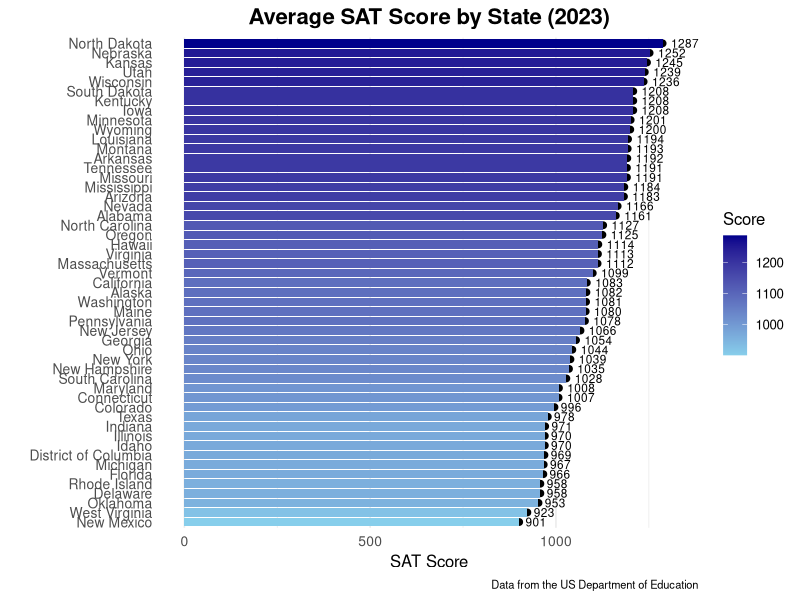
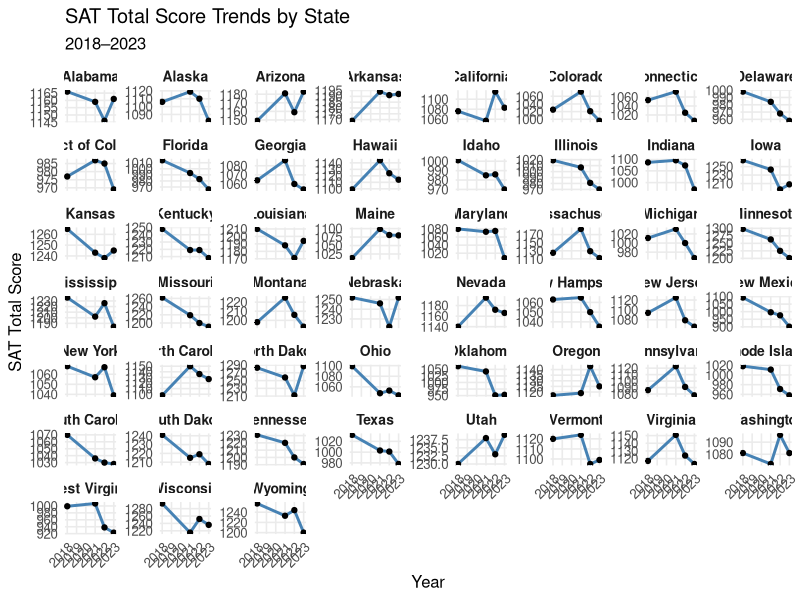
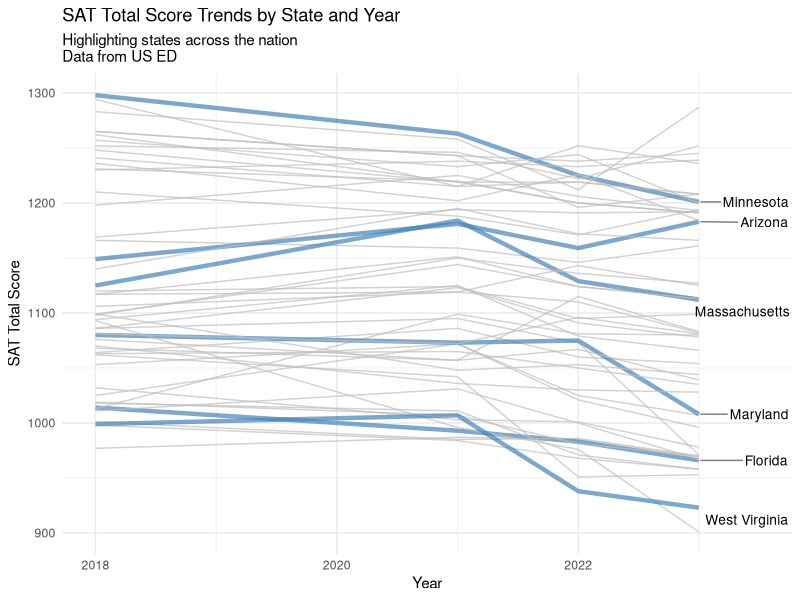

Recreate these plots in R, in order.
## ---- chunk 1
# Load necessary libraries
library(tidyverse)
library(readxl)
## ---- chunk 2
# Read the SAT scores data
sat_raw <- read_xlsx("tabn226.40.xlsx",
                        sheet = "Digest 2023 Table 226.40",
                        skip = 5, col_names = F)
## ---- chunk 3
# Clean the data
names(sat_raw)[1] <- "State"

sat_clean <- sat_raw |>
  filter(!is.na(State), State != '')

sat_clean <- sat_clean |>
  select(where(~!all(is.na(.))))

names(sat_clean)[1:29] <- c( "State",
  "Total_2018", "TotalSD_2018", "ERW_2018", "ERWSD_2018", "Math_2018", "MathSD_2018", "PctTaking_2018",
  "Total_2021", "TotalSD_2021", "ERW_2021", "ERWSD_2021", "Math_2021", "MathSD_2021", "PctTaking_2021",
  "Total_2022", "TotalSD_2022", "ERW_2022", "ERWSD_2022", "Math_2022", "MathSD_2022", "PctTaking_2022",
  "Total_2023", "TotalSD_2023", "ERW_2023", "ERWSD_2023", "Math_2023", "MathSD_2023", "PctTaking_2023"
)

sat_clean <- sat_clean[-1, ] # Remove the first row
sat_clean <- sat_clean[-(53:56), ] # Remove the last rows
## ---- chunk 4
# Pivot longer for easier analysis
sat_long <- sat_clean |>
  pivot_longer(
    cols = -State,
    names_to = c("Section", "Year"),
    names_sep = "_",
    values_to = "Score"
  ) |>
  mutate(Year = as.integer(Year)
)
## ---- chunk 5
# Filter for 2023 data and perform ANOVA
sat_2023 <- sat_long |>
  filter(Year == 2023) |>
  filter(State != "United States")

sat_2023_total <- sat_2023 |>
  filter(Section == "Total")

anova <- aov(Score ~ State, data = sat_2023_total)
summary(anova)
## ---- chunk 6
# Create a boxplot for SAT scores by section
sat_2023_total |>
  ggplot(aes(x = reorder(State, Score), y = Score)) +
  geom_point(size = 2) +
  geom_text(aes(label = round(Score)), hjust = -0.3, size = 3) +
  coord_flip() +
  labs(
    title = "Average SAT Score by State (2023)",
    x = "",
    y = "SAT Score",
    caption = "Data from the US Department of Education"
  ) +
  theme_minimal(base_size = 12) +
  theme(
    axis.text.y = element_text(size = 10),
    axis.text.x = element_text(size = 10),
    plot.title = element_text(hjust = 0.5, size = 16, face = "bold"),
    plot.caption = element_text(hjust = 1, size = 8),
    panel.grid.major.y = element_blank(),
    axis.ticks = element_blank()
  ) +
  expand_limits(y = max(sat_2023_total$Score) + 30) +
  geom_col(aes(fill = Score)) +
  scale_fill_gradient(low = "skyblue", high = "darkblue")
## ---- chunk 7
# Facet wrap by state, year, and section
sat_long_total <- sat_long |>
  filter(State != "United States" & Section == "Total")

sat_long_total |>
  ggplot(aes(x = Year, y = Score, group = State)) +
  geom_line(color = "steelblue", linewidth = 1) +
  geom_point(color = "black", size = 1.5) +
  facet_wrap(~ State, scales = "free_y") +
  labs(
    title = "SAT Total Score Trends by State",
    subtitle = "2018–2023",
    x = "Year",
    y = "SAT Total Score"
  ) +
  theme_minimal(base_size = 12) +
  theme(
    strip.text = element_text(size = 10, face = "bold"),
    axis.text.x = element_text(angle = 45, hjust = 1),
    panel.grid.minor = element_blank()
  )
## ---- chunk 8
# Overlapping the lines to highlight discrepancies
library(ggrepel)
highlighted_states <- c("Minnesota",
                        "Arizona",
                        "West Virginia",
                        "Maryland",
                        "Massachusetts",
                        "Florida")

label_data <- sat_long_total |>
  filter(State %in% highlighted_states) |>
  group_by(State) |>
  filter(Year == max(Year))

sat_long_total |>
  mutate(highlight = State %in% highlighted_states) |>
  ggplot(aes(x = Year, y = Score, group = State)) +
  geom_line(aes(color = highlight, linewidth = highlight), alpha = 0.7) +
  scale_color_manual(values = c("gray", "steelblue")) +
  scale_linewidth_manual(values = c(0.5, 1.5)) +
  geom_text_repel(data = label_data,
                  aes(x = Year, y = Score, label = State),
                  size = 3.5,
                  nudge_x = 0.5,
                  segment.color = "grey50",
                  direction = "y",
                  hjust = 0,
                  inherit.aes = FALSE) +
  labs(
    title = "SAT Total Score Trends by State and Year",
    subtitle = "Highlighting states across the nation \nData from US ED",
    x = "Year",
    y = "SAT Total Score"
  ) +
  theme_minimal() +
  theme(legend.position = "none")
